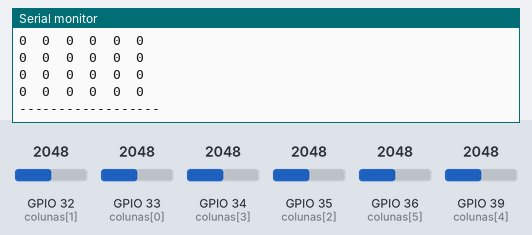
The sketch below on a simulated ESP32. On the bench: the last lines printed to the serial monitor. The test bench sets the inputs (shaded band); at power-on: GPIO 33 (colunas[0]) = 2048, GPIO 32 (colunas[1]) = 2048, GPIO 34 (colunas[3]) = 2048, GPIO 35 (colunas[2]) = 2048, GPIO 36 (colunas[5]) = 2048, GPIO 39 (colunas[4]) = 2048.

Above: at 3.2 s.
3.3 s: GPIO 33 (colunas[0]) set to 2118
At 3.66 s:
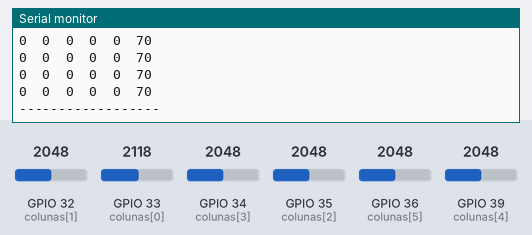
4.8 s: GPIO 33 (colunas[0]) set to 2190
At 5.15 s:
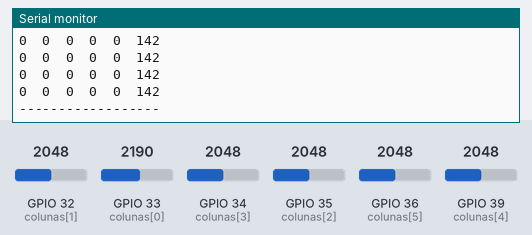
Timing chart, 0 to 7.8 s (numbered marks = the images above; inputs shaded):
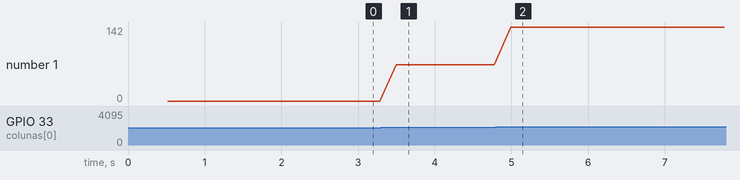

The sketch:

matriz6x6_deltainarduino.ino
```cpp
int linhas[6]  = {25,26,27,14,12,13};
int colunas[6] = {33,32,35,34,39,36};

int baseline[6][6];   // matriz de offset
bool calibrado = false;

// ======================================================
// Calibra baseline automaticamente
// ======================================================
void calibrarBaseline() {

  Serial.println("Calibrando baseline...");
  delay(500);

  for (int l = 0; l < 6; l++) {

    for (int i = 0; i < 6; i++)
      pinMode(linhas[i], INPUT);  // alta impedância

    pinMode(linhas[l], OUTPUT);
    digitalWrite(linhas[l], HIGH);
    delayMicroseconds(300);

    for (int c = 0; c < 6; c++)
      baseline[l][c] = analogRead(colunas[c]);

    pinMode(linhas[l], INPUT);
    delayMicroseconds(300);
  }

  Serial.println("Baseline capturado!");
  calibrado = true;
}

// ======================================================
// Setup
// ======================================================
void setup() {
  Serial.begin(115200);

  for (int i = 0; i < 6; i++)
    pinMode(linhas[i], INPUT);
  calibrarBaseline();
}

// ======================================================
// Loop principal
// ======================================================
void loop() {

  if (!calibrado) return;

  int matriz[6][6];

  for (int l = 0; l < 6; l++) {

    // todas as linhas em alta impedância
    for (int i = 0; i < 6; i++)
      pinMode(linhas[i], INPUT);

    // ativa só essa linha
    pinMode(linhas[l], OUTPUT);
    digitalWrite(linhas[l], HIGH);
    delayMicroseconds(300);

    // leitura + DELTA (subtração do baseline)
    for (int c = 0; c < 6; c++) {
      int leitura = analogRead(colunas[c]);
      int delta = leitura - baseline[l][c];
      if (delta < 0) delta = 0;
      matriz[l][c] = delta;
    }

    pinMode(linhas[l], INPUT);
    delayMicroseconds(300);
  }

  Serial.println("----- MATRIZ -----");
  for (int l = 0; l < 6; l++) {
    for (int c = 5; c >= 0; c--) {
      Serial.print(matriz[l][c]);
      Serial.print("\t");
    }
    Serial.println();
  }
  Serial.println("------------------\n");

  delay(200);
}
```

Measured:
- after the input at 3.3 s, the serial monitor: prints a new line after 0.20 s (image 1)
- after the input at 4.8 s, the serial monitor: prints a new line after 0.19 s (image 2)
- plotted number 1: 0 → 70 after the input at 3.3 s, 70 → 142 after the input at 4.8 s
